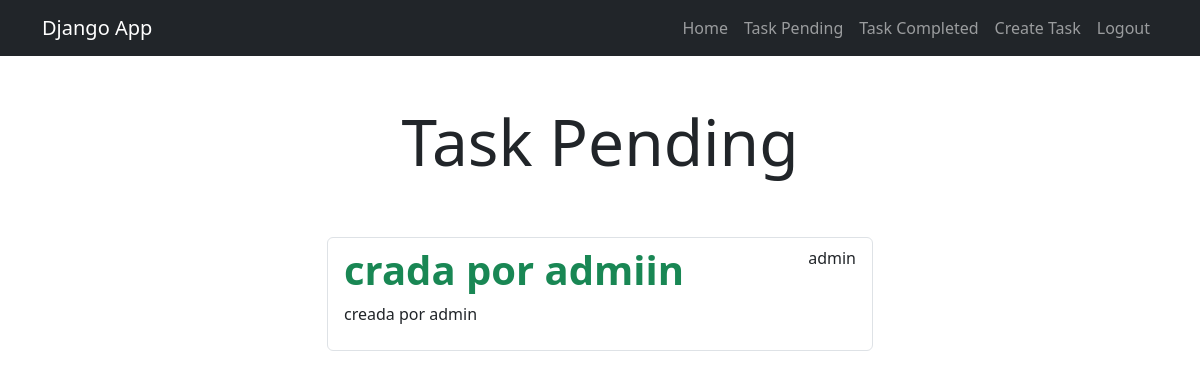
Before: /tasks/ (signed in) with the older database file.
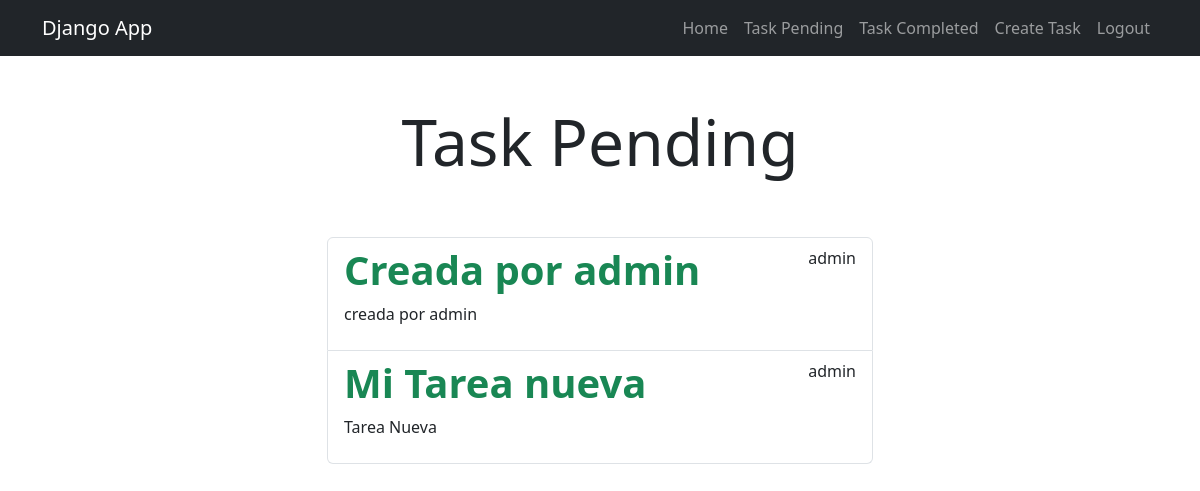
After: the same page with the newer database file.
### tasks/models.py (models this page shows, shortened)
class Task(models.Model):
    title = models.CharField(max_length=200)
    description = models.TextField(blank=True)
    created = models.DateTimeField(auto_now_add=True)
    datecompleted = models.DateTimeField(null=True, blank=True)
    important = models.BooleanField(default=False)
    user = models.ForeignKey(User, on_delete=models.CASCADE)

### tasks/views.py (the view)
# urls.py: path('tasks/', views.tasks, name='tasks'),
@login_required
def tasks(request):
    tasks = Task.objects.filter(user=request.user, datecompleted__isnull=True)
    return render(request, 'tasks.html', {'tasks': tasks})

### tasks/templates/tasks.html (shortened to what this page needs)
{% extends 'base.html' %} {% block content %}
<main class="container">
  <div class="row">
    <div class="col-md-6 offset-md-3">
      <h1 class="text-center display-3 py-5">Task Pending</h1>
      <ul class="list-group">
        {% for task in tasks %}
        <a class="list-group-item" href="{% url 'task_detail' task.id %}">
          <header class="d-flex justify-content-between">
            {% if task.important %}
            <h1 class="fw-bold text-success">{{task.title}}</h1>
            {% else %}
            <h1 class="fw-bold">{{task.title}}</h1>
            {% endif %}
            <p>{{task.user.username}}</p>
          </header>
          <p>{{task.description}}</p>
        </a>
        {% endfor %}
      </ul>
    </div>
  </div>
</main>
{% endblock %}

### tasks/templates/base.html (shortened to what this page needs)
<!DOCTYPE html>
<html lang="en">
<head>
    <link rel="stylesheet" href="https://cdn.jsdelivr.net/npm/bootstrap@5.3.3/dist/css/bootstrap.min.css">
</head>
<body>
    <nav class="navbar navbar-expand-lg bg-dark navbar-dark">
        <div class="container">
          <a class="navbar-brand" href="/">Django App</a>
          <div class="collapse navbar-collapse" id="navbarNav">
            <ul class="navbar-nav ms-auto">
                <li class="nav-item">
                    <a class="nav-link" href="{% url 'home' %}">Home</a>
                </li>
                {% if user.is_authenticated %}
                    <li class="nav-item">
                        <a class="nav-link" href="{% url 'tasks' %}">Task Pending</a>
                    </li>
                    <li class="nav-item">
                        <a class="nav-link" href="{% url 'tasks_completed' %}">Task Completed</a>
                    </li>
                    <li class="nav-item">
                        <a class="nav-link" href="{% url 'create_task' %}">Create Task</a>
                    </li>
                    <li class="nav-item">
                        <a class="nav-link" href="{% url 'logout' %}">Logout</a>
                    </li>
                {% endif %}
            </ul>
          </div>
        </div>
      </nav>
    {% block content %}
    {% endblock %}
</body>
</html>

Changed rows visible on the page:
changed Task "creada por admin": title "crada por admiin" → "Creada por admin"
added Task: title "Mi Tarea nueva", user.username "admin", description "Tarea Nueva"
